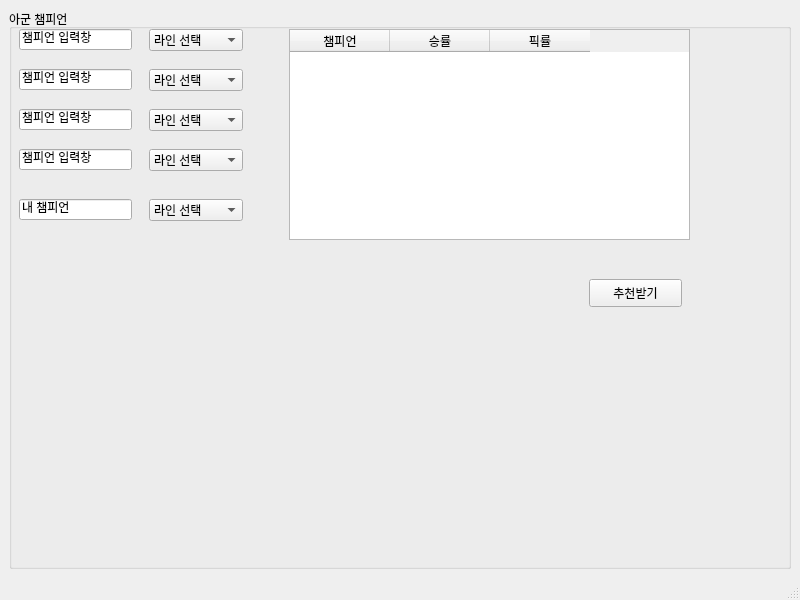
<?xml version="1.0" encoding="UTF-8"?>
<ui version="4.0">
 <class>MainWindow</class>
 <widget class="QMainWindow" name="MainWindow">
  <property name="geometry">
   <rect>
    <x>0</x>
    <y>0</y>
    <width>800</width>
    <height>600</height>
   </rect>
  </property>
  <property name="windowTitle">
   <string>MainWindow</string>
  </property>
  <widget class="QWidget" name="centralwidget">
   <layout class="QVBoxLayout" name="verticalLayout">
    <item>
     <widget class="QGroupBox" name="groupBox">
      <property name="title">
       <string>아군 챔피언</string>
      </property>
      <widget class="QComboBox" name="comboBox">
       <property name="geometry">
        <rect>
         <x>140</x>
         <y>20</y>
         <width>94</width>
         <height>22</height>
        </rect>
       </property>
       <item>
        <property name="text">
         <string>라인 선택</string>
        </property>
       </item>
       <item>
        <property name="text">
         <string>탑</string>
        </property>
       </item>
       <item>
        <property name="text">
         <string>정글</string>
        </property>
       </item>
       <item>
        <property name="text">
         <string>미드</string>
        </property>
       </item>
       <item>
        <property name="text">
         <string>원딜</string>
        </property>
       </item>
       <item>
        <property name="text">
         <string>서폿</string>
        </property>
       </item>
      </widget>
      <widget class="QComboBox" name="comboBox_2">
       <property name="geometry">
        <rect>
         <x>140</x>
         <y>60</y>
         <width>94</width>
         <height>22</height>
        </rect>
       </property>
       <item>
        <property name="text">
         <string>라인 선택</string>
        </property>
       </item>
       <item>
        <property name="text">
         <string>탑</string>
        </property>
       </item>
       <item>
        <property name="text">
         <string>정글</string>
        </property>
       </item>
       <item>
        <property name="text">
         <string>미드</string>
        </property>
       </item>
       <item>
        <property name="text">
         <string>원딜</string>
        </property>
       </item>
       <item>
        <property name="text">
         <string>서폿</string>
        </property>
       </item>
      </widget>
      <widget class="QComboBox" name="comboBox_3">
       <property name="geometry">
        <rect>
         <x>140</x>
         <y>100</y>
         <width>94</width>
         <height>22</height>
        </rect>
       </property>
       <item>
        <property name="text">
         <string>라인 선택</string>
        </property>
       </item>
       <item>
        <property name="text">
         <string>탑</string>
        </property>
       </item>
       <item>
        <property name="text">
         <string>정글</string>
        </property>
       </item>
       <item>
        <property name="text">
         <string>미드</string>
        </property>
       </item>
       <item>
        <property name="text">
         <string>원딜</string>
        </property>
       </item>
       <item>
        <property name="text">
         <string>서폿</string>
        </property>
       </item>
      </widget>
      <widget class="QComboBox" name="comboBox_4">
       <property name="geometry">
        <rect>
         <x>140</x>
         <y>140</y>
         <width>94</width>
         <height>22</height>
        </rect>
       </property>
       <item>
        <property name="text">
         <string>라인 선택</string>
        </property>
       </item>
       <item>
        <property name="text">
         <string>탑</string>
        </property>
       </item>
       <item>
        <property name="text">
         <string>정글</string>
        </property>
       </item>
       <item>
        <property name="text">
         <string>미드</string>
        </property>
       </item>
       <item>
        <property name="text">
         <string>원딜</string>
        </property>
       </item>
       <item>
        <property name="text">
         <string>서폿</string>
        </property>
       </item>
      </widget>
      <widget class="QComboBox" name="comboBox_5">
       <property name="geometry">
        <rect>
         <x>140</x>
         <y>190</y>
         <width>94</width>
         <height>22</height>
        </rect>
       </property>
       <item>
        <property name="text">
         <string>라인 선택</string>
        </property>
       </item>
       <item>
        <property name="text">
         <string>탑</string>
        </property>
       </item>
       <item>
        <property name="text">
         <string>정글</string>
        </property>
       </item>
       <item>
        <property name="text">
         <string>미드</string>
        </property>
       </item>
       <item>
        <property name="text">
         <string>원딜</string>
        </property>
       </item>
       <item>
        <property name="text">
         <string>서폿</string>
        </property>
       </item>
      </widget>
      <widget class="QLineEdit" name="lineEdit">
       <property name="geometry">
        <rect>
         <x>10</x>
         <y>20</y>
         <width>113</width>
         <height>21</height>
        </rect>
       </property>
       <property name="text">
        <string>챔피언 입력창</string>
       </property>
      </widget>
      <widget class="QLineEdit" name="lineEdit_2">
       <property name="geometry">
        <rect>
         <x>10</x>
         <y>60</y>
         <width>113</width>
         <height>21</height>
        </rect>
       </property>
       <property name="text">
        <string>챔피언 입력창</string>
       </property>
      </widget>
      <widget class="QLineEdit" name="lineEdit_3">
       <property name="geometry">
        <rect>
         <x>10</x>
         <y>100</y>
         <width>113</width>
         <height>21</height>
        </rect>
       </property>
       <property name="text">
        <string>챔피언 입력창</string>
       </property>
      </widget>
      <widget class="QLineEdit" name="lineEdit_4">
       <property name="geometry">
        <rect>
         <x>10</x>
         <y>140</y>
         <width>113</width>
         <height>21</height>
        </rect>
       </property>
       <property name="text">
        <string>챔피언 입력창</string>
       </property>
      </widget>
      <widget class="QLineEdit" name="lineEdit_5">
       <property name="geometry">
        <rect>
         <x>10</x>
         <y>190</y>
         <width>113</width>
         <height>21</height>
        </rect>
       </property>
       <property name="text">
        <string>내 챔피언</string>
       </property>
      </widget>
      <widget class="QPushButton" name="pushButton">
       <property name="geometry">
        <rect>
         <x>580</x>
         <y>270</y>
         <width>93</width>
         <height>28</height>
        </rect>
       </property>
       <property name="text">
        <string>추천받기</string>
       </property>
      </widget>
      <widget class="QTableWidget" name="tableWidget">
       <property name="geometry">
        <rect>
         <x>280</x>
         <y>20</y>
         <width>401</width>
         <height>211</height>
        </rect>
       </property>
       <column>
        <property name="text">
         <string>챔피언</string>
        </property>
       </column>
       <column>
        <property name="text">
         <string>승률</string>
        </property>
       </column>
       <column>
        <property name="text">
         <string>픽률</string>
        </property>
       </column>
      </widget>
     </widget>
    </item>
   </layout>
  </widget>
  <widget class="QStatusBar" name="statusbar"/>
 </widget>
 <resources/>
 <connections/>
</ui>
